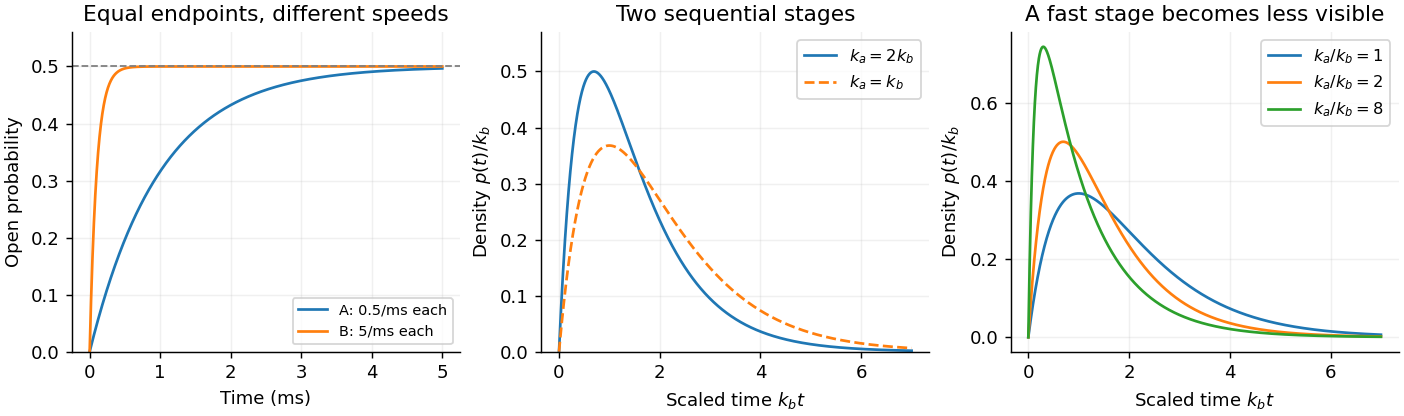

Here is the Python script that generated this plot:
"""Original exam illustrations; Python 3.14, NumPy 2.3.5, Matplotlib 3.10.7."""
from pathlib import Path
import numpy as np
import matplotlib
matplotlib.use("Agg")
import matplotlib.pyplot as plt

plt.rcParams.update({"font.size": 10, "figure.facecolor": "white", "axes.facecolor": "white"})
fig, axes = plt.subplots(1, 3, figsize=(10.8, 3.2), constrained_layout=True)
t = np.linspace(0, 5, 1001)
axes[0].plot(t, .5 * (1 - np.exp(-t)), label="A: 0.5/ms each")
axes[0].plot(t, .5 * (1 - np.exp(-10*t)), label="B: 5/ms each")
axes[0].axhline(.5, color="grey", linestyle="--", linewidth=1)
axes[0].set(xlabel="Time (ms)", ylabel="Open probability", title="Equal endpoints, different speeds", ylim=(0, .56))
axes[0].legend(fontsize=8, loc="lower right")
x = np.linspace(0, 7, 1401)
axes[1].plot(x, 2*(np.exp(-x)-np.exp(-2*x)), label=r"$k_a=2k_b$")
axes[1].plot(x, x*np.exp(-x), label=r"$k_a=k_b$", linestyle="--")
axes[1].set(xlabel=r"Scaled time $k_b t$", ylabel=r"Density $p(t)/k_b$", title="Two sequential stages", ylim=(0, .57))
axes[1].legend(fontsize=9)
for ratio in (1, 2, 8):
    density=x*np.exp(-x) if ratio==1 else ratio/(ratio-1)*(np.exp(-x)-np.exp(-ratio*x))
    axes[2].plot(x,density,label=fr"$k_a/k_b={ratio}$")
axes[2].set(xlabel=r"Scaled time $k_b t$", ylabel=r"Density $p(t)/k_b$", title="A fast stage becomes less visible")
axes[2].legend(fontsize=9)
for ax in axes:
    ax.spines[["top", "right"]].set_visible(False)
    ax.grid(alpha=.18)
fig.savefig(Path.cwd() / Path(__file__).with_suffix(".png").name, dpi=130, facecolor="white", transparent=False)
